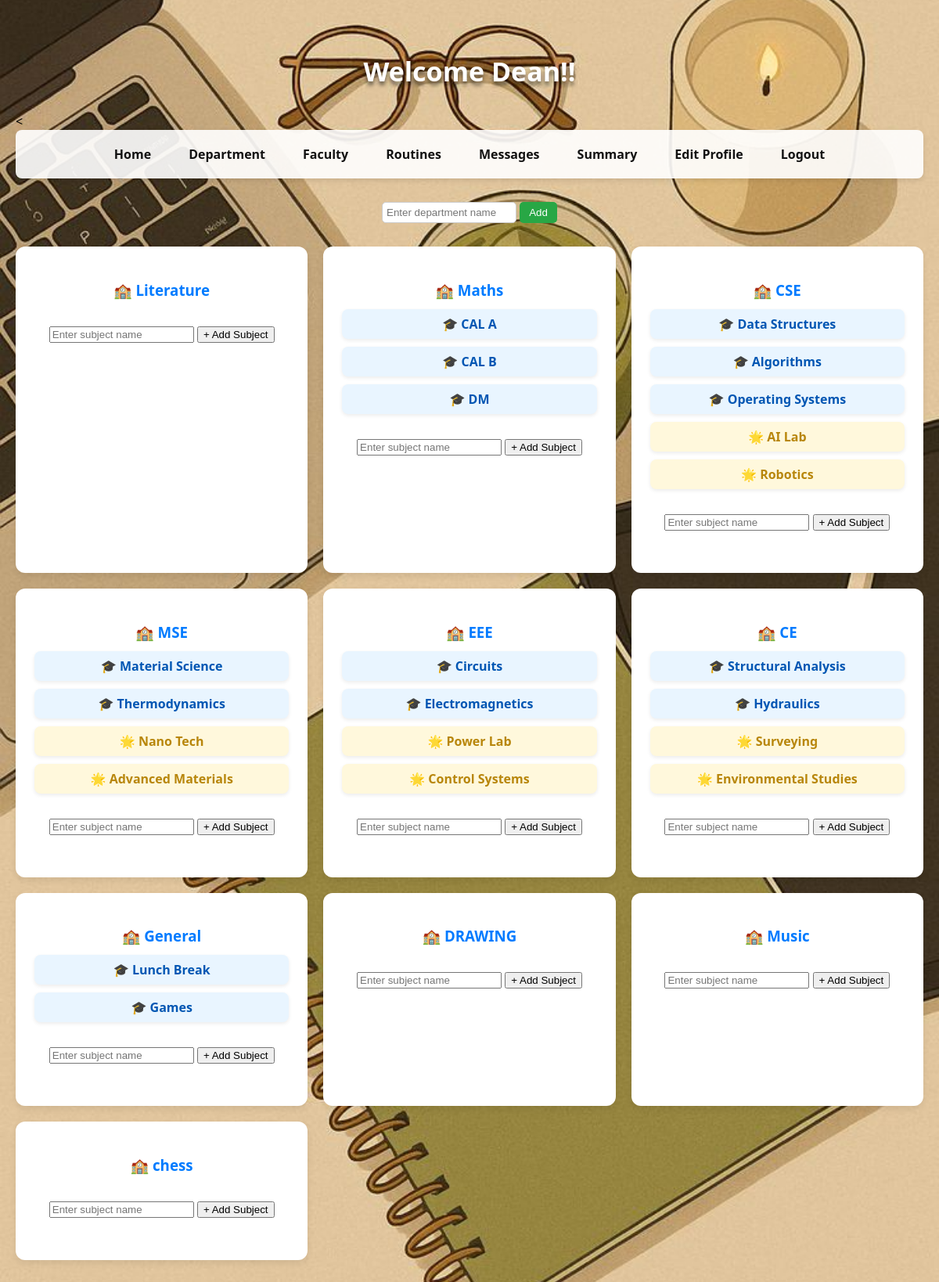
Page /departmentdetails/1 on the committed database.
### app.py (models this page shows)
class Department(db.Model):
    __tablename__ = 'department'
    id = db.Column(db.Integer, primary_key=True, autoincrement=True)
    name = db.Column(db.String(100), nullable=False, unique=True)
    teachers = db.relationship('Teacher', backref='department')
    students = db.relationship('Student', backref='department')
    sections = db.relationship('Section', backref='department')
    subjects = db.relationship('Subject', backref='department')
    extra_subjects = db.relationship('ExtraSubject', backref='department')

class Subject(db.Model):
    __tablename__ = 'subject'
    id = db.Column(db.Integer, primary_key=True, autoincrement=True)
    name = db.Column(db.String(100), nullable=False)
    department_id = db.Column(db.Integer, db.ForeignKey('department.id'), nullable=False)
    teacher_id = db.Column(db.Integer, db.ForeignKey('teacher.id'), nullable=True)
    routine_slots = db.relationship('RoutineSlot', back_populates='subject')

class ExtraSubject(db.Model):
    __tablename__ = 'extra_subject'
    id = db.Column(db.Integer, primary_key=True, autoincrement=True)
    name = db.Column(db.String(100), nullable=False)
    department_id = db.Column(db.Integer, db.ForeignKey('department.id'), nullable=False)

### app.py (the view)
@app.route('/departmentdetails/<id>', methods=['GET', 'POST'])
def departmentdetails(id):
    dean = Teacher.query.filter_by(id=int(id)).first()
    if not dean or not dean.is_dean:
        flash("❌ Dean not found or access denied.")
        return redirect('/')
    sections = Section.query.filter_by(department_id=dean.department_id).all()
    departments = Department.query.all()
    return render_template('departmentdetails.html', dean=dean, departments=departments, sections=sections)

### templates/departmentdetails.html (shortened to what this page needs)
<!DOCTYPE html>
<html lang="en">
<head>
</head>
<body>
    <h2>Welcome Dean!!</h2>
<
    <nav>
        <a href="/deandashboard/{{dean.id}}">Home</a>
        <a href="/departmentdetails/{{dean.id}}">Department</a>
        <a href="/showfaculty/{{dean.id}}">Faculty</a>
        <a href="/routine/{{dean.id}}"> Routines</a>
        <a href="/message/{{dean.id}}">Messages</a>
        <a href="/deansummary/{{ dean.id }}">Summary</a>
        <a href="/teditprofile/{{dean.id}}">Edit Profile</a>
        <a href="/logout">Logout</a>
    </nav>
    <div class="add-department">
        <form action="/adddepartment" method="POST" style="display: inline;">
            <input type="text" name="dep_name" placeholder="Enter department name" required
                style="padding: 5px; width: 160px; border-radius: 5px; border: 1px solid #ccc;">
            <button type="submit" style="padding: 6px 12px; background-color: #28a745; color: white; border: none; border-radius: 5px; cursor: pointer;">Add</button>
        </form>
    </div>
    <div class="departments-container">
        {% for department in departments %}
            <div class="department-card">
                <h3>🏫 {{ department.name }}</h3>
                <div class="subject-container">
                    {% for subject in department.subjects %}
                    <div class="subject-item">
                        🎓 {{ subject.name }}
                    </div>
                    {% endfor %}
                    {% for extra in department.extra_subjects %}
                    <div class="subject-item" style="background: #fff8dc; color: #b8860b;">
                        🌟 {{ extra.name }}
                    </div>
                    {% endfor %}
                    <div class="add-department">
                        <form action="/addsubject/{{ department.id }}" method="POST">
                            <input type="text" name="subject_name" placeholder="Enter subject name" required>
                            <button type="submit">+ Add Subject</button>
                        </form>
                    </div>
                </div>
            </div>
        {% endfor %}
    </div>
</body>
</html>

### templates/departmentdetails.html (style rules this page uses)
body { font-family: 'Segoe UI', Tahoma, Geneva, Verdana, sans-serif; background: url("/static/pic.jpeg") no-repeat center center/cover; margin: 0; padding: 40px 20px; }
h1, h2 { color: #fff; font-size: 34px; margin-bottom: 30px; text-shadow: 0 5px 5px rgba(0,0,0,0.5); text-align: center; }
nav { display: flex; justify-content: center; gap: 20px; margin-bottom: 30px; padding: 12px; background: rgba(255, 255, 255, 0.9); border-radius: 8px; box-shadow: 0 3px 6px rgba(0,0,0,0.1); }
nav a { color: rgb(17, 17, 17); text-decoration: none; font-weight: bold; padding: 8px 14px; border-radius: 6px; transition: background 0.2s; }
.add-department { text-align: center; margin: 20px 0 30px; }
.departments-container { display: grid; grid-template-columns: repeat(3, 1fr); gap: 20px; justify-items: center; }
.department-card { background-color: #fff; width: 100%; border-radius: 12px; box-shadow: 0 4px 8px rgba(0,0,0,0.08); padding: 24px; box-sizing: border-box; transition: transform 0.2s; text-align: center; }
.department-card h3 { color: #007BFF; margin-bottom: 10px; }
.subject-container { display: flex; flex-direction: column; gap: 10px; margin-top: 12px; }
.subject-item { padding: 8px 12px; border-radius: 8px; background: #e9f5ff; color: #0056b3; font-weight: bold; box-shadow: 0 2px 5px rgba(0,0,0,0.08); }

### rows in the picture
Department: name "Literature"
Department: name "Maths"
Subject: name "CAL A"
Subject: name "CAL B"
Subject: name "DM"
Department: name "CSE"
Subject: name "Data Structures"
Subject: name "Algorithms"
Subject: name "Operating Systems"
ExtraSubject: name "AI Lab"
ExtraSubject: name "Robotics"
Department: name "MSE"
Subject: name "Material Science"
Subject: name "Thermodynamics"
ExtraSubject: name "Nano Tech"
ExtraSubject: name "Advanced Materials"
Department: name "EEE"
Subject: name "Circuits"
Subject: name "Electromagnetics"
ExtraSubject: name "Power Lab"
ExtraSubject: name "Control Systems"
Department: name "CE"
Subject: name "Structural Analysis"
Subject: name "Hydraulics"
ExtraSubject: name "Surveying"
ExtraSubject: name "Environmental Studies"
Department: name "General"
Subject: name "Lunch Break"
Subject: name "Games"
Department: name "DRAWING"
Department: name "Music"
Department: name "chess"
